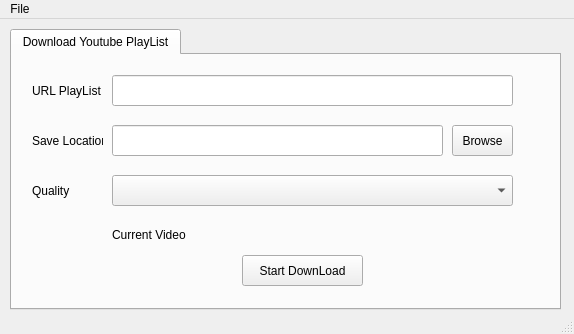
<?xml version="1.0" encoding="UTF-8"?>
<ui version="4.0">
 <class>MainWindow</class>
 <widget class="QMainWindow" name="MainWindow">
  <property name="geometry">
   <rect>
    <x>0</x>
    <y>0</y>
    <width>574</width>
    <height>334</height>
   </rect>
  </property>
  <property name="windowTitle">
   <string>MainWindow</string>
  </property>
  <property name="styleSheet">
   <string notr="true">
QToolTip
{
    border: 1px solid #76797C;
    background-color: rgb(90, 102, 117);;
    color: white;
    padding: 5px;
    opacity: 200;
}

QWidget
{
    color: #eff0f1;
    background-color: #31363b;
    selection-background-color:#3daee9;
    selection-color: #eff0f1;
    background-clip: border;
    border-image: none;
    border: 0px transparent black;
    outline: 0;
}

QWidget:item:hover
{
    background-color: #18465d;
    color: #eff0f1;
}

QWidget:item:selected
{
    background-color: #18465d;
}

QCheckBox
{
    spacing: 5px;
    outline: none;
    color: #eff0f1;
    margin-bottom: 2px;
}

QCheckBox:disabled
{
    color: #76797C;
}

QCheckBox::indicator,
QGroupBox::indicator
{
    width: 18px;
    height: 18px;
}
QGroupBox::indicator
{
    margin-left: 2px;
}

QCheckBox::indicator:unchecked
{
    image: url(:/qss_icons/rc/checkbox_unchecked.png);
}

QCheckBox::indicator:unchecked:hover,
QCheckBox::indicator:unchecked:focus,
QCheckBox::indicator:unchecked:pressed,
QGroupBox::indicator:unchecked:hover,
QGroupBox::indicator:unchecked:focus,
QGroupBox::indicator:unchecked:pressed
{
  border: none;
    image: url(:/qss_icons/rc/checkbox_unchecked_focus.png);
}

QCheckBox::indicator:checked
{
    image: url(:/qss_icons/rc/checkbox_checked.png);
}

QCheckBox::indicator:checked:hover,
QCheckBox::indicator:checked:focus,
QCheckBox::indicator:checked:pressed,
QGroupBox::indicator:checked:hover,
QGroupBox::indicator:checked:focus,
QGroupBox::indicator:checked:pressed
{
  border: none;
    image: url(:/qss_icons/rc/checkbox_checked_focus.png);
}


QCheckBox::indicator:indeterminate
{
    image: url(:/qss_icons/rc/checkbox_indeterminate.png);
}

QCheckBox::indicator:indeterminate:focus,
QCheckBox::indicator:indeterminate:hover,
QCheckBox::indicator:indeterminate:pressed
{
    image: url(:/qss_icons/rc/checkbox_indeterminate_focus.png);
}

QCheckBox::indicator:checked:disabled,
QGroupBox::indicator:checked:disabled
{
    image: url(:/qss_icons/rc/checkbox_checked_disabled.png);
}

QCheckBox::indicator:unchecked:disabled,
QGroupBox::indicator:unchecked:disabled
{
    image: url(:/qss_icons/rc/checkbox_unchecked_disabled.png);
}

QRadioButton
{
    spacing: 5px;
    outline: none;
    color: #eff0f1;
    margin-bottom: 2px;
}

QRadioButton:disabled
{
    color: #76797C;
}
QRadioButton::indicator
{
    width: 21px;
    height: 21px;
}

QRadioButton::indicator:unchecked
{
    image: url(:/qss_icons/rc/radio_unchecked.png);
}


QRadioButton::indicator:unchecked:hover,
QRadioButton::indicator:unchecked:focus,
QRadioButton::indicator:unchecked:pressed
{
    border: none;
    outline: none;
    image: url(:/qss_icons/rc/radio_unchecked_focus.png);
}

QRadioButton::indicator:checked
{
    border: none;
    outline: none;
    image: url(:/qss_icons/rc/radio_checked.png);
}

QRadioButton::indicator:checked:hover,
QRadioButton::indicator:checked:focus,
QRadioButton::indicator:checked:pressed
{
    border: none;
    outline: none;
    image: url(:/qss_icons/rc/radio_checked_focus.png);
}

QRadioButton::indicator:checked:disabled
{
    outline: none;
    image: url(:/qss_icons/rc/radio_checked_disabled.png);
}

QRadioButton::indicator:unchecked:disabled
{
    image: url(:/qss_icons/rc/radio_unchecked_disabled.png);
}


QMenuBar
{
    background-color: #31363b;
    color: #eff0f1;
}

QMenuBar::item
{
    background: transparent;
}

QMenuBar::item:selected
{
    background: transparent;
    border: 1px solid #76797C;
}

QMenuBar::item:pressed
{
    border: 1px solid #76797C;
    background-color: #3daee9;
    color: #eff0f1;
    margin-bottom:-1px;
    padding-bottom:1px;
}

QMenu
{
    border: 1px solid #76797C;
    color: #eff0f1;
    margin: 2px;
}

QMenu::icon
{
    margin: 5px;
}

QMenu::item
{
    padding: 5px 30px 5px 30px;
    border: 1px solid transparent; /* reserve space for selection border */
}

QMenu::item:selected
{
    color: #eff0f1;
}

QMenu::separator {
    height: 2px;
    background: lightblue;
    margin-left: 10px;
    margin-right: 5px;
}

QMenu::indicator {
    width: 18px;
    height: 18px;
}

/* non-exclusive indicator = check box style indicator
   (see QActionGroup::setExclusive) */
QMenu::indicator:non-exclusive:unchecked {
    image: url(:/qss_icons/rc/checkbox_unchecked.png);
}

QMenu::indicator:non-exclusive:unchecked:selected {
    image: url(:/qss_icons/rc/checkbox_unchecked_disabled.png);
}

QMenu::indicator:non-exclusive:checked {
    image: url(:/qss_icons/rc/checkbox_checked.png);
}

QMenu::indicator:non-exclusive:checked:selected {
    image: url(:/qss_icons/rc/checkbox_checked_disabled.png);
}

/* exclusive indicator = radio button style indicator (see QActionGroup::setExclusive) */
QMenu::indicator:exclusive:unchecked {
    image: url(:/qss_icons/rc/radio_unchecked.png);
}

QMenu::indicator:exclusive:unchecked:selected {
    image: url(:/qss_icons/rc/radio_unchecked_disabled.png);
}

QMenu::indicator:exclusive:checked {
    image: url(:/qss_icons/rc/radio_checked.png);
}

QMenu::indicator:exclusive:checked:selected {
    image: url(:/qss_icons/rc/radio_checked_disabled.png);
}

QMenu::right-arrow {
    margin: 5px;
    image: url(:/qss_icons/rc/right_arrow.png)
}


QWidget:disabled
{
    color: #454545;
    background-color: #31363b;
}

QAbstractItemView
{
    alternate-background-color: #31363b;
    color: #eff0f1;
    border: 1px solid 3A3939;
    border-radius: 2px;
}

QWidget:focus, QMenuBar:focus
{
    border: 1px solid #3daee9;
}

QTabWidget:focus, QCheckBox:focus, QRadioButton:focus, QSlider:focus
{
    border: none;
}

QLineEdit
{
    background-color: #232629;
    padding: 5px;
    border-style: solid;
    border: 1px solid #76797C;
    border-radius: 2px;
    color: #eff0f1;
}

QAbstractItemView QLineEdit
{
    padding: 0;
}

QGroupBox {
    border:1px solid #76797C;
    border-radius: 2px;
    margin-top: 20px;
}

QGroupBox::title {
    subcontrol-origin: margin;
    subcontrol-position: top center;
    padding-left: 10px;
    padding-right: 10px;
    padding-top: 10px;
}

QAbstractScrollArea
{
    border-radius: 2px;
    border: 1px solid #76797C;
    background-color: transparent;
}

QScrollBar:horizontal
{
    height: 15px;
    margin: 3px 15px 3px 15px;
    border: 1px transparent #2A2929;
    border-radius: 4px;
    background-color: #2A2929;
}

QScrollBar::handle:horizontal
{
    background-color: #605F5F;
    min-width: 5px;
    border-radius: 4px;
}

QScrollBar::add-line:horizontal
{
    margin: 0px 3px 0px 3px;
    border-image: url(:/qss_icons/rc/right_arrow_disabled.png);
    width: 10px;
    height: 10px;
    subcontrol-position: right;
    subcontrol-origin: margin;
}

QScrollBar::sub-line:horizontal
{
    margin: 0px 3px 0px 3px;
    border-image: url(:/qss_icons/rc/left_arrow_disabled.png);
    height: 10px;
    width: 10px;
    subcontrol-position: left;
    subcontrol-origin: margin;
}

QScrollBar::add-line:horizontal:hover,QScrollBar::add-line:horizontal:on
{
    border-image: url(:/qss_icons/rc/right_arrow.png);
    height: 10px;
    width: 10px;
    subcontrol-position: right;
    subcontrol-origin: margin;
}


QScrollBar::sub-line:horizontal:hover, QScrollBar::sub-line:horizontal:on
{
    border-image: url(:/qss_icons/rc/left_arrow.png);
    height: 10px;
    width: 10px;
    subcontrol-position: left;
    subcontrol-origin: margin;
}

QScrollBar::up-arrow:horizontal, QScrollBar::down-arrow:horizontal
{
    background: none;
}


QScrollBar::add-page:horizontal, QScrollBar::sub-page:horizontal
{
    background: none;
}

QScrollBar:vertical
{
    background-color: #2A2929;
    width: 15px;
    margin: 15px 3px 15px 3px;
    border: 1px transparent #2A2929;
    border-radius: 4px;
}

QScrollBar::handle:vertical
{
    background-color: #605F5F;
    min-height: 5px;
    border-radius: 4px;
}

QScrollBar::sub-line:vertical
{
    margin: 3px 0px 3px 0px;
    border-image: url(:/qss_icons/rc/up_arrow_disabled.png);
    height: 10px;
    width: 10px;
    subcontrol-position: top;
    subcontrol-origin: margin;
}

QScrollBar::add-line:vertical
{
    margin: 3px 0px 3px 0px;
    border-image: url(:/qss_icons/rc/down_arrow_disabled.png);
    height: 10px;
    width: 10px;
    subcontrol-position: bottom;
    subcontrol-origin: margin;
}

QScrollBar::sub-line:vertical:hover,QScrollBar::sub-line:vertical:on
{

    border-image: url(:/qss_icons/rc/up_arrow.png);
    height: 10px;
    width: 10px;
    subcontrol-position: top;
    subcontrol-origin: margin;
}


QScrollBar::add-line:vertical:hover, QScrollBar::add-line:vertical:on
{
    border-image: url(:/qss_icons/rc/down_arrow.png);
    height: 10px;
    width: 10px;
    subcontrol-position: bottom;
    subcontrol-origin: margin;
}

QScrollBar::up-arrow:vertical, QScrollBar::down-arrow:vertical
{
    background: none;
}


QScrollBar::add-page:vertical, QScrollBar::sub-page:vertical
{
    background: none;
}

QTextEdit
{
    background-color: #232629;
    color: #eff0f1;
    border: 1px solid #76797C;
}

QPlainTextEdit
{
    background-color: #232629;;
    color: #eff0f1;
    border-radius: 2px;
    border: 1px solid #76797C;
}

QHeaderView::section
{
    background-color: #76797C;
    color: #eff0f1;
    padding: 5px;
    border: 1px solid #76797C;
}

QSizeGrip {
    image: url(:/qss_icons/rc/sizegrip.png);
    width: 12px;
    height: 12px;
}


QMainWindow::separator
{
    background-color: #31363b;
    color: white;
    padding-left: 4px;
    spacing: 2px;
    border: 1px dashed #76797C;
}

QMainWindow::separator:hover
{

    background-color: #787876;
    color: white;
    padding-left: 4px;
    border: 1px solid #76797C;
    spacing: 2px;
}


QMenu::separator
{
    height: 1px;
    background-color: #76797C;
    color: white;
    padding-left: 4px;
    margin-left: 10px;
    margin-right: 5px;
}


QFrame
{
    border-radius: 2px;
    border: 1px solid #76797C;
}

QFrame[frameShape=&quot;0&quot;]
{
    border-radius: 2px;
    border: 1px transparent #76797C;
}

QStackedWidget
{
    border: 1px transparent black;
}

QToolBar {
    border: 1px transparent #393838;
    background: 1px solid #31363b;
    font-weight: bold;
}

QToolBar::handle:horizontal {
    image: url(:/qss_icons/rc/Hmovetoolbar.png);
}
QToolBar::handle:vertical {
    image: url(:/qss_icons/rc/Vmovetoolbar.png);
}
QToolBar::separator:horizontal {
    image: url(:/qss_icons/rc/Hsepartoolbar.png);
}
QToolBar::separator:vertical {
    image: url(:/qss_icons/rc/Vsepartoolbar.png);
}
QToolButton#qt_toolbar_ext_button {
    background: #58595a
}

QPushButton
{
    color: #eff0f1;
    background-color: #31363b;
    border-width: 1px;
    border-color: #76797C;
    border-style: solid;
    padding: 5px;
    border-radius: 2px;
    outline: none;
}

QPushButton:disabled
{
    background-color: #31363b;
    border-width: 1px;
    border-color: #454545;
    border-style: solid;
    padding-top: 5px;
    padding-bottom: 5px;
    padding-left: 10px;
    padding-right: 10px;
    border-radius: 2px;
    color: #454545;
}

QPushButton:focus {
    background-color: #3daee9;
    color: white;
}

QPushButton:pressed
{
    background-color: #3daee9;
    padding-top: -15px;
    padding-bottom: -17px;
}

QComboBox
{
    selection-background-color: #3daee9;
    border-style: solid;
    border: 1px solid #76797C;
    border-radius: 2px;
    padding: 5px;
    min-width: 75px;
}

QPushButton:checked{
    background-color: #76797C;
    border-color: #6A6969;
}

QComboBox:hover,QPushButton:hover,QAbstractSpinBox:hover,QLineEdit:hover,QTextEdit:hover,QPlainTextEdit:hover,QAbstractView:hover,QTreeView:hover
{
    border: 1px solid #3daee9;
    color: #eff0f1;
}

QComboBox:on
{
    padding-top: 3px;
    padding-left: 4px;
    selection-background-color: #4a4a4a;
}

QComboBox QAbstractItemView
{
    background-color: #232629;
    border-radius: 2px;
    border: 1px solid #76797C;
    selection-background-color: #18465d;
}

QComboBox::drop-down
{
    subcontrol-origin: padding;
    subcontrol-position: top right;
    width: 15px;

    border-left-width: 0px;
    border-left-color: darkgray;
    border-left-style: solid;
    border-top-right-radius: 3px;
    border-bottom-right-radius: 3px;
}

QComboBox::down-arrow
{
    image: url(:/qss_icons/rc/down_arrow_disabled.png);
}

QComboBox::down-arrow:on, QComboBox::down-arrow:hover,
QComboBox::down-arrow:focus
{
    image: url(:/qss_icons/rc/down_arrow.png);
}

QAbstractSpinBox {
    padding: 5px;
    border: 1px solid #76797C;
    background-color: #232629;
    color: #eff0f1;
    border-radius: 2px;
    min-width: 75px;
}

QAbstractSpinBox:up-button
{
    background-color: transparent;
    subcontrol-origin: border;
    subcontrol-position: center right;
}

QAbstractSpinBox:down-button
{
    background-color: transparent;
    subcontrol-origin: border;
    subcontrol-position: center left;
}

QAbstractSpinBox::up-arrow,QAbstractSpinBox::up-arrow:disabled,QAbstractSpinBox::up-arrow:off {
    image: url(:/qss_icons/rc/up_arrow_disabled.png);
    width: 10px;
    height: 10px;
}
QAbstractSpinBox::up-arrow:hover
{
    image: url(:/qss_icons/rc/up_arrow.png);
}


QAbstractSpinBox::down-arrow,QAbstractSpinBox::down-arrow:disabled,QAbstractSpinBox::down-arrow:off
{
    image: url(:/qss_icons/rc/down_arrow_disabled.png);
    width: 10px;
    height: 10px;
}
QAbstractSpinBox::down-arrow:hover
{
    image: url(:/qss_icons/rc/down_arrow.png);
}


QLabel
{
    border: 0px solid black;
}

QTabWidget{
    border: 0px transparent black;
}

QTabWidget::pane {
    border: 1px solid #76797C;
    padding: 5px;
    margin: 0px;
}

QTabWidget::tab-bar {
    left: 5px; /* move to the right by 5px */
}

QTabBar
{
    qproperty-drawBase: 0;
    border-radius: 3px;
}

QTabBar:focus
{
    border: 0px transparent black;
}

QTabBar::close-button  {
    image: url(:/qss_icons/rc/close.png);
    background: transparent;
}

QTabBar::close-button:hover
{
    image: url(:/qss_icons/rc/close-hover.png);
    background: transparent;
}

QTabBar::close-button:pressed {
    image: url(:/qss_icons/rc/close-pressed.png);
    background: transparent;
}

/* TOP TABS */
QTabBar::tab:top {
    color: #eff0f1;
    border: 1px solid #76797C;
    border-bottom: 1px transparent black;
    background-color: #31363b;
    padding: 5px;
    min-width: 50px;
    border-top-left-radius: 2px;
    border-top-right-radius: 2px;
}

QTabBar::tab:top:!selected
{
    color: #eff0f1;
    background-color: #54575B;
    border: 1px solid #76797C;
    border-bottom: 1px transparent black;
    border-top-left-radius: 2px;
    border-top-right-radius: 2px;    
}

QTabBar::tab:top:!selected:hover {
    background-color: #3daee9;
}

/* BOTTOM TABS */
QTabBar::tab:bottom {
    color: #eff0f1;
    border: 1px solid #76797C;
    border-top: 1px transparent black;
    background-color: #31363b;
    padding: 5px;
    border-bottom-left-radius: 2px;
    border-bottom-right-radius: 2px;
    min-width: 50px;
}

QTabBar::tab:bottom:!selected
{
    color: #eff0f1;
    background-color: #54575B;
    border: 1px solid #76797C;
    border-top: 1px transparent black;
    border-bottom-left-radius: 2px;
    border-bottom-right-radius: 2px;
}

QTabBar::tab:bottom:!selected:hover {
    background-color: #3daee9;
}

/* LEFT TABS */
QTabBar::tab:left {
    color: #eff0f1;
    border: 1px solid #76797C;
    border-left: 1px transparent black;
    background-color: #31363b;
    padding: 5px;
    border-top-right-radius: 2px;
    border-bottom-right-radius: 2px;
    min-height: 50px;
}

QTabBar::tab:left:!selected
{
    color: #eff0f1;
    background-color: #54575B;
    border: 1px solid #76797C;
    border-left: 1px transparent black;
    border-top-right-radius: 2px;
    border-bottom-right-radius: 2px;
}

QTabBar::tab:left:!selected:hover {
    background-color: #3daee9;
}


/* RIGHT TABS */
QTabBar::tab:right {
    color: #eff0f1;
    border: 1px solid #76797C;
    border-right: 1px transparent black;
    background-color: #31363b;
    padding: 5px;
    border-top-left-radius: 2px;
    border-bottom-left-radius: 2px;
    min-height: 50px;
}

QTabBar::tab:right:!selected
{
    color: #eff0f1;
    background-color: #54575B;
    border: 1px solid #76797C;
    border-right: 1px transparent black;
    border-top-left-radius: 2px;
    border-bottom-left-radius: 2px;
}

QTabBar::tab:right:!selected:hover {
    background-color: #3daee9;
}

QTabBar QToolButton::right-arrow:enabled {
     image: url(:/qss_icons/rc/right_arrow.png);
 }

 QTabBar QToolButton::left-arrow:enabled {
     image: url(:/qss_icons/rc/left_arrow.png);
 }

QTabBar QToolButton::right-arrow:disabled {
     image: url(:/qss_icons/rc/right_arrow_disabled.png);
 }

 QTabBar QToolButton::left-arrow:disabled {
     image: url(:/qss_icons/rc/left_arrow_disabled.png);
 }


QDockWidget {
    background: #31363b;
    border: 1px solid #403F3F;
    titlebar-close-icon: url(:/qss_icons/rc/close.png);
    titlebar-normal-icon: url(:/qss_icons/rc/undock.png);
}

QDockWidget::close-button, QDockWidget::float-button {
    border: 1px solid transparent;
    border-radius: 2px;
    background: transparent;
}

QDockWidget::close-button:hover, QDockWidget::float-button:hover {
    background: rgba(255, 255, 255, 10);
}

QDockWidget::close-button:pressed, QDockWidget::float-button:pressed {
    padding: 1px -1px -1px 1px;
    background: rgba(255, 255, 255, 10);
}

QTreeView, QListView
{
    border: 1px solid #76797C;
    background-color: #232629;
}

QTreeView:branch:selected, QTreeView:branch:hover
{
    background: url(:/qss_icons/rc/transparent.png);
}

QTreeView::branch:has-siblings:!adjoins-item {
    border-image: url(:/qss_icons/rc/transparent.png);
}

QTreeView::branch:has-siblings:adjoins-item {
    border-image: url(:/qss_icons/rc/transparent.png);
}

QTreeView::branch:!has-children:!has-siblings:adjoins-item {
    border-image: url(:/qss_icons/rc/transparent.png);
}

QTreeView::branch:has-children:!has-siblings:closed,
QTreeView::branch:closed:has-children:has-siblings {
    image: url(:/qss_icons/rc/branch_closed.png);
}

QTreeView::branch:open:has-children:!has-siblings,
QTreeView::branch:open:has-children:has-siblings  {
    image: url(:/qss_icons/rc/branch_open.png);
}

QTreeView::branch:has-children:!has-siblings:closed:hover,
QTreeView::branch:closed:has-children:has-siblings:hover {
    image: url(:/qss_icons/rc/branch_closed-on.png);
    }

QTreeView::branch:open:has-children:!has-siblings:hover,
QTreeView::branch:open:has-children:has-siblings:hover  {
    image: url(:/qss_icons/rc/branch_open-on.png);
    }

QListView::item:!selected:hover, QTreeView::item:!selected:hover  {
    background: #18465d;
    outline: 0;
    color: #eff0f1
}

QListView::item:selected:hover, QTreeView::item:selected:hover  {
    background: #287399;
    color: #eff0f1;
}

QSlider::groove:horizontal {
    border: 1px solid #565a5e;
    height: 4px;
    background: #565a5e;
    margin: 0px;
    border-radius: 2px;
}

QSlider::handle:horizontal {
    background: #232629;
    border: 1px solid #565a5e;
    width: 16px;
    height: 16px;
    margin: -8px 0;
    border-radius: 9px;
}

QSlider::groove:vertical {
    border: 1px solid #565a5e;
    width: 4px;
    background: #565a5e;
    margin: 0px;
    border-radius: 3px;
}

QSlider::handle:vertical {
    background: #232629;
    border: 1px solid #565a5e;
    width: 16px;
    height: 16px;
    margin: 0 -8px;
    border-radius: 9px;
}

QToolButton {
    background-color: transparent;
    border: 1px transparent #76797C;
    border-radius: 2px;
    margin: 3px;
    padding: 5px;
}

QToolButton[popupMode=&quot;1&quot;] { /* only for MenuButtonPopup */
 padding-right: 20px; /* make way for the popup button */
 border: 1px #76797C;
 border-radius: 5px;
}

QToolButton[popupMode=&quot;2&quot;] { /* only for InstantPopup */
 padding-right: 10px; /* make way for the popup button */
 border: 1px #76797C;
}


QToolButton:hover, QToolButton::menu-button:hover {
    background-color: transparent;
    border: 1px solid #3daee9;
    padding: 5px;
}

QToolButton:checked, QToolButton:pressed,
        QToolButton::menu-button:pressed {
    background-color: #3daee9;
    border: 1px solid #3daee9;
    padding: 5px;
}

/* the subcontrol below is used only in the InstantPopup or DelayedPopup mode */
QToolButton::menu-indicator {
    image: url(:/qss_icons/rc/down_arrow.png);
    top: -7px; left: -2px; /* shift it a bit */
}

/* the subcontrols below are used only in the MenuButtonPopup mode */
QToolButton::menu-button {
    border: 1px transparent #76797C;
    border-top-right-radius: 6px;
    border-bottom-right-radius: 6px;
    /* 16px width + 4px for border = 20px allocated above */
    width: 16px;
    outline: none;
}

QToolButton::menu-arrow {
    image: url(:/qss_icons/rc/down_arrow.png);
}

QToolButton::menu-arrow:open {
    border: 1px solid #76797C;
}

QPushButton::menu-indicator  {
    subcontrol-origin: padding;
    subcontrol-position: bottom right;
    left: 8px;
}

QTableView
{
    border: 1px solid #76797C;
    gridline-color: #31363b;
    background-color: #232629;
}


QTableView, QHeaderView
{
    border-radius: 0px;
}

QTableView::item:pressed, QListView::item:pressed, QTreeView::item:pressed  {
    background: #18465d;
    color: #eff0f1;
}

QTableView::item:selected:active, QTreeView::item:selected:active, QListView::item:selected:active  {
    background: #287399;
    color: #eff0f1;
}


QHeaderView
{
    background-color: #31363b;
    border: 1px transparent;
    border-radius: 0px;
    margin: 0px;
    padding: 0px;

}

QHeaderView::section  {
    background-color: #31363b;
    color: #eff0f1;
    padding: 5px;
    border: 1px solid #76797C;
    border-radius: 0px;
    text-align: center;
}

QHeaderView::section::vertical::first, QHeaderView::section::vertical::only-one
{
    border-top: 1px solid #76797C;
}

QHeaderView::section::vertical
{
    border-top: transparent;
}

QHeaderView::section::horizontal::first, QHeaderView::section::horizontal::only-one
{
    border-left: 1px solid #76797C;
}

QHeaderView::section::horizontal
{
    border-left: transparent;
}


QHeaderView::section:checked
 {
    color: white;
    background-color: #334e5e;
 }

 /* style the sort indicator */
QHeaderView::down-arrow {
    image: url(:/qss_icons/rc/down_arrow.png);
}

QHeaderView::up-arrow {
    image: url(:/qss_icons/rc/up_arrow.png);
}


QTableCornerButton::section {
    background-color: #31363b;
    border: 1px transparent #76797C;
    border-radius: 0px;
}

QToolBox  {
    padding: 5px;
    border: 1px transparent black;
}

QToolBox::tab {
    color: #eff0f1;
    background-color: #31363b;
    border: 1px solid #76797C;
    border-bottom: 1px transparent #31363b;
    border-top-left-radius: 5px;
    border-top-right-radius: 5px;
}

QToolBox::tab:selected { /* italicize selected tabs */
    font: italic;
    background-color: #31363b;
    border-color: #3daee9;
 }

QStatusBar::item {
    border: 0px transparent dark;
 }


QFrame[height=&quot;3&quot;], QFrame[width=&quot;3&quot;] {
    background-color: #76797C;
}


QSplitter::handle {
    border: 1px dashed #76797C;
}

QSplitter::handle:hover {
    background-color: #787876;
    border: 1px solid #76797C;
}

QSplitter::handle:horizontal {
    width: 1px;
}

QSplitter::handle:vertical {
    height: 1px;
}

QProgressBar {
    border: 1px solid #76797C;
    border-radius: 5px;
    text-align: center;
}

QProgressBar::chunk {
    background-color: #05B8CC;
}

QDateEdit
{
    selection-background-color: #3daee9;
    border-style: solid;
    border: 1px solid #3375A3;
    border-radius: 2px;
    padding: 1px;
    min-width: 75px;
}

QDateEdit:on
{
    padding-top: 3px;
    padding-left: 4px;
    selection-background-color: #4a4a4a;
}

QDateEdit QAbstractItemView
{
    background-color: #232629;
    border-radius: 2px;
    border: 1px solid #3375A3;
    selection-background-color: #3daee9;
}

QDateEdit::drop-down
{
    subcontrol-origin: padding;
    subcontrol-position: top right;
    width: 15px;
    border-left-width: 0px;
    border-left-color: darkgray;
    border-left-style: solid;
    border-top-right-radius: 3px;
    border-bottom-right-radius: 3px;
}

QDateEdit::down-arrow
{
    image: url(:/qss_icons/rc/down_arrow_disabled.png);
}

QDateEdit::down-arrow:on, QDateEdit::down-arrow:hover,
QDateEdit::down-arrow:focus
{
    image: url(:/qss_icons/rc/down_arrow.png);
}
</string>
  </property>
  <widget class="QWidget" name="centralwidget">
   <widget class="QTabWidget" name="tabWidget">
    <property name="geometry">
     <rect>
      <x>10</x>
      <y>10</y>
      <width>551</width>
      <height>281</height>
     </rect>
    </property>
    <property name="currentIndex">
     <number>0</number>
    </property>
    <widget class="QWidget" name="tab_3">
     <attribute name="title">
      <string>Download Youtube PlayList</string>
     </attribute>
     <widget class="QLineEdit" name="lineEdit_2">
      <property name="geometry">
       <rect>
        <x>100</x>
        <y>70</y>
        <width>331</width>
        <height>31</height>
       </rect>
      </property>
     </widget>
     <widget class="QLabel" name="label_2">
      <property name="geometry">
       <rect>
        <x>20</x>
        <y>75</y>
        <width>71</width>
        <height>21</height>
       </rect>
      </property>
      <property name="text">
       <string>Save Location</string>
      </property>
     </widget>
     <widget class="QPushButton" name="pushButton">
      <property name="geometry">
       <rect>
        <x>230</x>
        <y>200</y>
        <width>121</width>
        <height>31</height>
       </rect>
      </property>
      <property name="text">
       <string>Start DownLoad</string>
      </property>
     </widget>
     <widget class="QLineEdit" name="lineEdit">
      <property name="geometry">
       <rect>
        <x>100</x>
        <y>20</y>
        <width>401</width>
        <height>31</height>
       </rect>
      </property>
     </widget>
     <widget class="QLabel" name="label">
      <property name="geometry">
       <rect>
        <x>20</x>
        <y>26</y>
        <width>71</width>
        <height>20</height>
       </rect>
      </property>
      <property name="text">
       <string>URL PlayList</string>
      </property>
     </widget>
     <widget class="QPushButton" name="pushButton_2">
      <property name="geometry">
       <rect>
        <x>440</x>
        <y>70</y>
        <width>61</width>
        <height>31</height>
       </rect>
      </property>
      <property name="text">
       <string>Browse</string>
      </property>
     </widget>
     <widget class="QComboBox" name="comboBox">
      <property name="geometry">
       <rect>
        <x>100</x>
        <y>120</y>
        <width>401</width>
        <height>31</height>
       </rect>
      </property>
     </widget>
     <widget class="QLabel" name="label_3">
      <property name="geometry">
       <rect>
        <x>20</x>
        <y>120</y>
        <width>71</width>
        <height>31</height>
       </rect>
      </property>
      <property name="text">
       <string>Quality</string>
      </property>
     </widget>
     <widget class="QLabel" name="label_4">
      <property name="geometry">
       <rect>
        <x>100</x>
        <y>170</y>
        <width>401</width>
        <height>20</height>
       </rect>
      </property>
      <property name="text">
       <string>Current Video</string>
      </property>
     </widget>
    </widget>
   </widget>
  </widget>
  <widget class="QMenuBar" name="menubar">
   <property name="geometry">
    <rect>
     <x>0</x>
     <y>0</y>
     <width>574</width>
     <height>21</height>
    </rect>
   </property>
   <widget class="QMenu" name="menuFile">
    <property name="title">
     <string>File</string>
    </property>
    <addaction name="actionAbout"/>
    <addaction name="actionExit"/>
   </widget>
   <addaction name="menuFile"/>
  </widget>
  <widget class="QStatusBar" name="statusbar"/>
  <action name="actionExite">
   <property name="text">
    <string>Exite</string>
   </property>
  </action>
  <action name="actionExit">
   <property name="text">
    <string>Exit</string>
   </property>
  </action>
  <action name="actionAbout">
   <property name="text">
    <string>About</string>
   </property>
  </action>
 </widget>
 <resources/>
 <connections/>
</ui>
